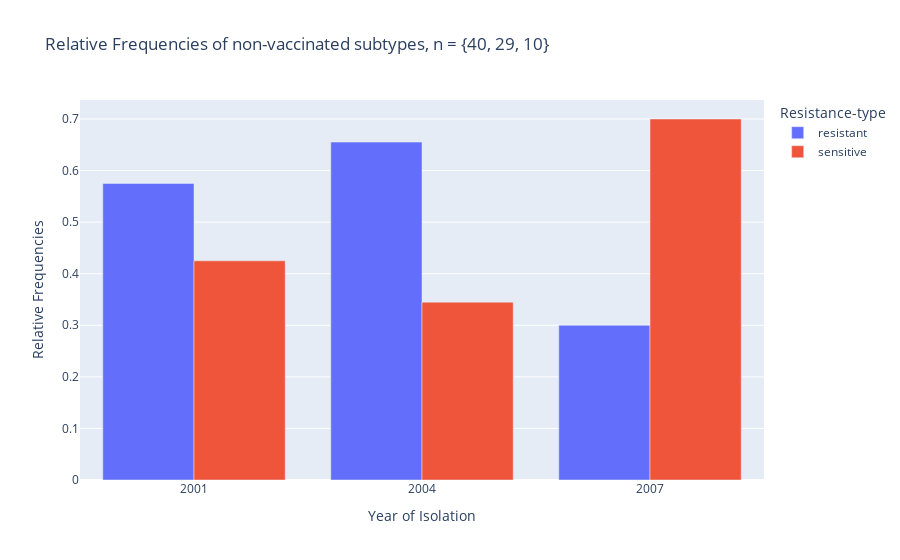

Notebook code for this chart:
### Code cell
#plot of the relative frequencies as a bar plot

fig = px.bar(df_nonvacc_freq, x='Year of Isolation', y = 'Relative Frequencies',  color = 'Resistance-type',  barmode='group', title = 'Relative Frequencies of non-vaccinated subtypes, n = {40, 29, 10}')
fig.show()

### Figure 1 — Plotly figure (JSON) as saved in the notebook; plotly's stock layout.template omitted (floating-point values rounded to 4 significant figures)
{"data": [{"alignmentgroup": "True", "hovertemplate": "Resistance-type=resistant<br>Year of Isolation=%{x}<br>Relative Frequencies=%{y}<extra></extra>", "legendgroup": "resistant", "marker": {"color": "#636efa"}, "name": "resistant", "offsetgroup": "resistant", "orientation": "v", "showlegend": true, "textposition": "auto", "type": "bar", "x": [2001, 2004, 2007], "xaxis": "x", "y": [0.575, 0.6552, 0.3], "yaxis": "y"}, {"alignmentgroup": "True", "hovertemplate": "Resistance-type=sensitive<br>Year of Isolation=%{x}<br>Relative Frequencies=%{y}<extra></extra>", "legendgroup": "sensitive", "marker": {"color": "#EF553B"}, "name": "sensitive", "offsetgroup": "sensitive", "orientation": "v", "showlegend": true, "textposition": "auto", "type": "bar", "x": [2001, 2004, 2007], "xaxis": "x", "y": [0.425, 0.3448, 0.7], "yaxis": "y"}], "layout": {"barmode": "group", "legend": {"title": {"text": "Resistance-type"}, "tracegroupgap": 0}, "title": {"text": "Relative Frequencies of non-vaccinated subtypes, n = {40, 29, 10}"}, "xaxis": {"anchor": "y", "domain": [0, 1], "title": {"text": "Year of Isolation"}}, "yaxis": {"anchor": "x", "domain": [0, 1], "title": {"text": "Relative Frequencies"}}}}
